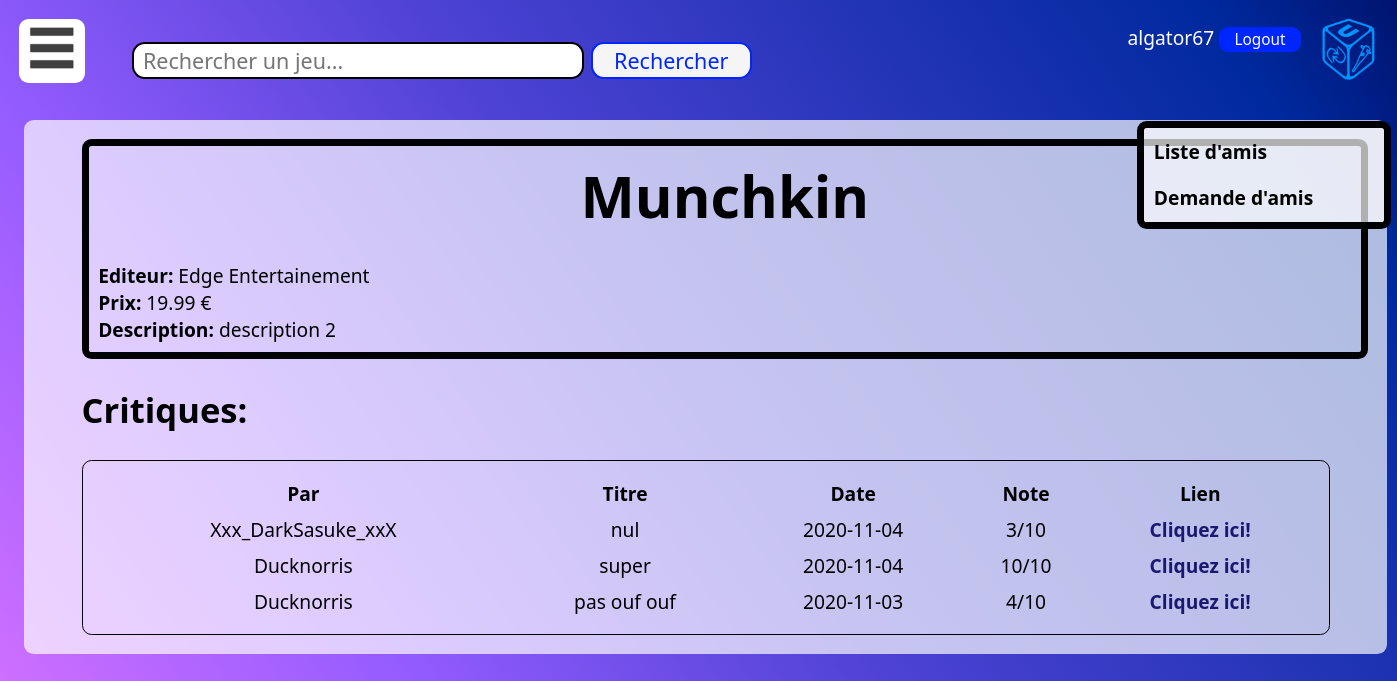
Screenshot of /game.php?id=2 (signed in) with the database file from the repository.
### tables this page shows
CREATE TABLE jeux (
  id INT PRIMARY KEY NOT NULL AUTO_INCREMENT,
  nom VARCHAR(30),
  editeur VARCHAR(30),
  prix FLOAT,
  description VARCHAR(5000)
);

CREATE TABLE critiques (
  id INT PRIMARY KEY NOT NULL AUTO_INCREMENT,
  id_utilisateur INT NOT NULL,
  id_jeu INT NOT NULL,
  nom VARCHAR(50),
  note INT,
  content VARCHAR(5000),
  date_crit DATE DEFAULT current_timestamp(),

  FOREIGN KEY (id_utilisateur) REFERENCES utilisateur(id),
  FOREIGN KEY (id_jeu) REFERENCES jeux(id)
);

CREATE TABLE utilisateur (
  id INT PRIMARY KEY NOT NULL AUTO_INCREMENT,
  pseudo VARCHAR(30),
  mdp VARCHAR(100),
  nom VARCHAR(30),
  prenom VARCHAR(30),
  bio VARCHAR(5000),
  date_de_naissance DATE,
  date_de_creation DATE DEFAULT current_timestamp(),
  email VARCHAR(50)
);

### game.php (the view, shortened to what this page needs)
<!DOCTYPE html>
<html lang="en" dir="ltr" class="cover">
  <head>
  </head>
  <body>
    <?php
      include 'header.php';
      if (!(isset($_GET['id']))){
        echo("<h1>Cette page n'existe pas, sorry bebou</h1>");
      }else{
        echo'<div class="corps"><div class="page_jeux">';
        $id = $_GET['id'];
        $db = new PDO( "mysql:host=localhost;dbname=projetifd;charset=utf8","root","");
        $sql = "SELECT id,nom,editeur,prix,description FROM jeux WHERE id='$id';";
        $req = $db->prepare($sql);
        $req->execute();
        $game = $req->fetch();
        if($game){
          echo('<div class="presentation_generale">');
          echo("<div class='titre'>".$game['nom']."</div><br/>");
          echo("<b>Editeur: </b>".$game['editeur']."<br/>");
          echo("<b>Prix: </b>".$game['prix']." €<br/>");
          echo("<b>Description: </b>".$game['description']."<br/>");
          $sql = "SELECT critiques.id AS crit_id,critiques.nom AS nom,pseudo,date_crit,note FROM utilisateur INNER JOIN critiques ON utilisateur.id = critiques.id_utilisateur WHERE critiques.id_jeu = $id";
          $req2 = $db->prepare($sql);
          $req2->execute();
          $line = $req2->fetch();
          echo"
            </div></br>
            <div class='sous_titre'>Critiques:</div></br>
            <table style=\"border: 1px solid black\">
            <tr>
              <th>Par</th>
              <th>Titre</th>
              <th>Date</th>
              <th>Note</th>
              <th>Lien</th>
            </tr>";
          while($line) {
            echo'
                <tr>
                  <td>' . $line['pseudo'] . '</td>
                  <td>' . $line['nom'] . '</td>
                  <td>' . $line['date_crit'] . '</td>
                  <td>' . $line['note'] . '/10'.'</td>
                  <td><a href="critique.php?id='.$line['crit_id'].'">Cliquez ici!</a></td>
                </tr>';
            $line = $req2->fetch();
          }
          echo "</table>";
          echo'</div></div>';
        }else{
          echo("<h1>Cette page n'existe pas, sorry bebou</h1>");
        }
      }
    ?>
  </body>
</html>

### style_site.css (style rules this page uses)
body { font-family: "Segoe UI", serif; font-size: 1.5em; padding: 1em; }
.cover { background: linear-gradient(55deg, #d973ff 0, #955cff 25%, #4d42d4 50%, #00299e 90%, #00146f 100%); background-size: cover; background-attachment: fixed; }
.corps { color:black; font-size:0.8em; padding:1em; font-family: "Segoe UI",serif; width:69em; margin: auto; margin-top: 5em; background-color: rgba(255,255,255,0.69); border-top-left-radius: 0.5em 0.5em; border-top-right-radius: 0.5em 0.5em; border-bottom-right-radius: 0.5em 0.5em; border-bottom-left-radius: 0.5em 0.5em; }
.corps a:link { color:midnightblue; font-weight: bolder; text-decoration: none; }
.page_jeux { margin-left:2em; }
.page_jeux .presentation_generale { padding: 0.5em; border-width:0.4em; border-color:black; border-style:solid; border-top-left-radius: 0.5em 0.5em; border-top-right-radius: 0.5em 0.5em; border-bottom-right-radius: 0.5em 0.5em; border-bottom-left-radius: 0.5em 0.5em; }
.page_jeux .titre { font-weight:bold; font-size:3em; text-align:center; }
.page_jeux .sous_titre { font-weight:bold; font-size:1.8em; text-align:left; }
.page_jeux table { padding: 0.5em; border-spacing:0.5em; width:65em; text-align: center; border-color:black; border-style:solid; border-collapse: separate; border-top-left-radius: 0.5em 0.5em; border-top-right-radius: 0.5em 0.5em; border-bottom-right-radius: 0.5em 0.5em; border-bottom-left-radius: 0.5em 0.5em; }
.page_jeux table td { text-align:center; }
a:link { color: white; text-decoration:none; }
* { margin: 0; padding: 0; font-family: "Segoe UI", serif; }

### rows the page displays
jeux: nom "Munchkin", editeur "Edge Entertainement", prix "19.99", description "description 2"
critiques: id_utilisateur.pseudo "Xxx_DarkSasuke_xxX", nom "nul", date_crit "2020-11-04", note "3"
critiques: id_utilisateur.pseudo "Ducknorris", nom "super", date_crit "2020-11-04", note "10"
critiques: id_utilisateur.pseudo "Ducknorris", nom "pas ouf ouf", date_crit "2020-11-03", note "4"

### other values shown
$_SESSION['pseudo'] "algator67"
